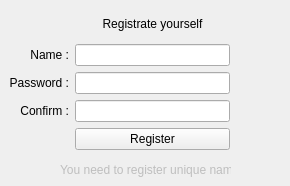
<?xml version="1.0" encoding="UTF-8"?>
<ui version="4.0">
 <class>reg_Window</class>
 <widget class="QWidget" name="reg_Window">
  <property name="geometry">
   <rect>
    <x>0</x>
    <y>0</y>
    <width>290</width>
    <height>186</height>
   </rect>
  </property>
  <property name="windowTitle">
   <string>Registration Window</string>
  </property>
  <widget class="QWidget" name="gridLayoutWidget">
   <property name="geometry">
    <rect>
     <x>9</x>
     <y>9</y>
     <width>221</width>
     <height>141</height>
    </rect>
   </property>
   <layout class="QGridLayout" name="gridLayout">
    <item row="3" column="0">
     <widget class="QLabel" name="label_Confirm">
      <property name="text">
       <string>Confirm :</string>
      </property>
      <property name="alignment">
       <set>Qt::AlignRight|Qt::AlignTrailing|Qt::AlignVCenter</set>
      </property>
      <property name="textInteractionFlags">
       <set>Qt::NoTextInteraction</set>
      </property>
     </widget>
    </item>
    <item row="3" column="1">
     <widget class="QLineEdit" name="confirmLineEdit"/>
    </item>
    <item row="4" column="1">
     <widget class="QPushButton" name="registerPushButton">
      <property name="text">
       <string>Register</string>
      </property>
     </widget>
    </item>
    <item row="1" column="0">
     <widget class="QLabel" name="label_name">
      <property name="text">
       <string>Name :</string>
      </property>
      <property name="alignment">
       <set>Qt::AlignRight|Qt::AlignTrailing|Qt::AlignVCenter</set>
      </property>
     </widget>
    </item>
    <item row="2" column="0">
     <widget class="QLabel" name="label_password">
      <property name="text">
       <string>Password :</string>
      </property>
      <property name="alignment">
       <set>Qt::AlignRight|Qt::AlignTrailing|Qt::AlignVCenter</set>
      </property>
      <property name="textInteractionFlags">
       <set>Qt::NoTextInteraction</set>
      </property>
     </widget>
    </item>
    <item row="1" column="1">
     <widget class="QLineEdit" name="nameLineEdit"/>
    </item>
    <item row="2" column="1">
     <widget class="QLineEdit" name="passwordLineEdit"/>
    </item>
    <item row="0" column="1">
     <widget class="QLabel" name="labelWelcome">
      <property name="text">
       <string>Registrate yourself</string>
      </property>
      <property name="alignment">
       <set>Qt::AlignCenter</set>
      </property>
      <property name="textInteractionFlags">
       <set>Qt::NoTextInteraction</set>
      </property>
     </widget>
    </item>
   </layout>
  </widget>
  <widget class="QLabel" name="labelError">
   <property name="enabled">
    <bool>false</bool>
   </property>
   <property name="geometry">
    <rect>
     <x>60</x>
     <y>160</y>
     <width>171</width>
     <height>20</height>
    </rect>
   </property>
   <property name="text">
    <string>You need to register unique name</string>
   </property>
   <property name="textInteractionFlags">
    <set>Qt::NoTextInteraction</set>
   </property>
  </widget>
 </widget>
 <resources/>
 <connections/>
</ui>
